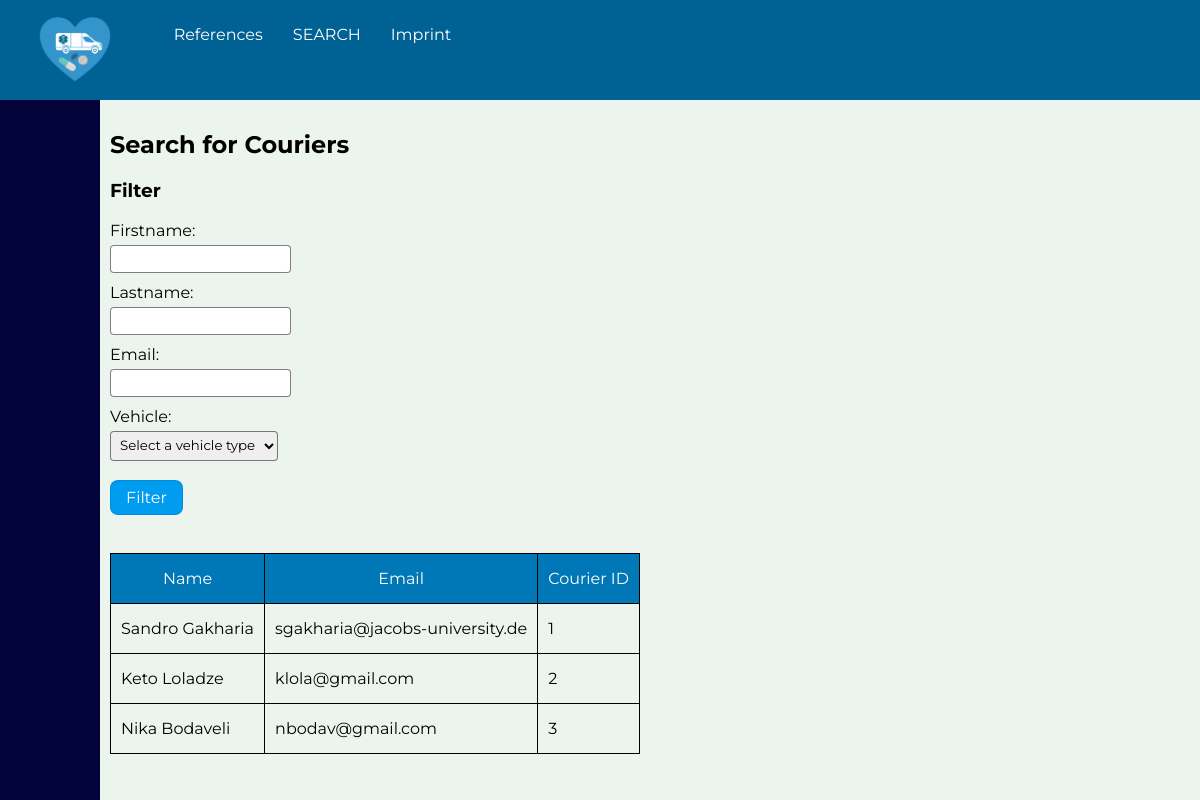
Page /search/couriers.php on the committed database.
### tables this page shows
CREATE TABLE Courier(
    uid INT NOT NULL,
    cid INT NOT NULL AUTO_INCREMENT,

    vehicle ENUM('foot', 'bicycle', 'moped', 'car'),

    PRIMARY KEY(cid),
    FOREIGN KEY(uid) REFERENCES Users(uid)
);

CREATE TABLE Users(
    uid INT NOT NULL AUTO_INCREMENT,
    firstname VARCHAR(255) NOT NULL,
    lastname VARCHAR(255) NOT NULL,
    email VARCHAR(255) NOT NULL UNIQUE,

    PRIMARY KEY(uid)
);

### search/couriers.php (the view, shortened to what this page needs)
<?php
include_once(__DIR__ . '/../app/start.php');
    $conn = require(__DIR__ . '/../app/connect-readonly.php');
$where = "U.uid = C.uid";
$sql = "
    SELECT C.cid, U.firstname, U.lastname, U.email
    FROM Users U, Courier C
    WHERE $where
    ORDER BY U.uid
";
$result = $conn->query($sql);
?>
    <h2>Search for Couriers</h2>
    <h3>
        Filter
    </h3>
    <form method='GET' action="<?php echo htmlspecialchars($_SERVER["PHP_SELF"]);?>">
        <label for="firstname">Firstname:</label>
        <input type="text" name="firstname" id="firstname" />
        <br/>
        <label for="lastname">Lastname:</label>
        <input type="text" name="lastname" id="lastname" />
        <br/>
        <label for="email">Email:</label>
        <input type="email" name="email" id="email" />
        <br/>
        <label for="vehicle">Vehicle:</label>
        <select name="vehicle" id="vehicle">
            <option disabled selected>Select a vehicle type</option>
        </select>
        <br/>
        <br/>
        <button type="submit">
            Filter
        </button>
    </form>
    <br />
    <br />
    <?php
        if ($result->num_rows > 0) {
    ?>
    <table>
        <thead>
            <tr style='text-align: center;'>
                <th>Name</th>
                <th>Email</th>
                <th>Courier ID</th>
            </tr>
        </thead>
        <tbody>
        <?php
            while ($row = $result->fetch_assoc()) {
        ?>
            <tr>
                <td><?=$row['firstname']?> <?=$row['lastname']?></td>
                <td><?=$row['email']?></td>
                <td><?=$row['cid']?></td>
            </tr>
        <?php } ?>
        </tbody>
    </table>
<?php
    } else {
?>
    <h2>No Entries</h2>
<?php
    }
    include_once(__DIR__ . '/../app/end.php');
?>

### index.css (style rules this page uses)
html, body { height: 100%; width: 100%; margin: 0; padding: 0; }
* { font-family: Montserrat; -webkit-box-sizing: border-box; -moz-box-sizing: border-box; box-sizing: border-box; }
body { display: flex; flex-direction: column; }
form label { display: block; margin-top: 10px; margin-bottom: 5px; }
form input, form select { padding: 5px; outline: none; transition: 200ms; border-radius: 4px; border: 1px solid rgba(0, 0, 0, 0.5); }
form button { padding: 7px 15px; font-size: 16px; border-radius: 8px; color: white; background: #009cef; border: 1px solid rgba(0, 0, 0, 0.1); transition: 200ms; outline: none; cursor: pointer; }
table { border-collapse: collapse; font-size: 16px; }
thead th { background: #0077B6; color: white; font-weight: normal; }
th, td { padding: 15px 10px; border: 1px solid black; }

### rows in the picture
courier: uid.firstname "Sandro", uid.lastname "Gakharia", uid.email "sgakharia@jacobs-university.de", cid "1"
courier: uid.firstname "Keto", uid.lastname "Loladze", uid.email "klola@gmail.com", cid "2"
courier: uid.firstname "Nika", uid.lastname "Bodaveli", uid.email "nbodav@gmail.com", cid "3"
